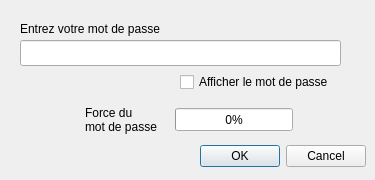
<?xml version="1.0" encoding="UTF-8"?>
<ui version="4.0">
 <class>PasswordDialog</class>
 <widget class="QDialog" name="PasswordDialog">
  <property name="geometry">
   <rect>
    <x>0</x>
    <y>0</y>
    <width>375</width>
    <height>180</height>
   </rect>
  </property>
  <property name="windowTitle">
   <string>PASSWORD</string>
  </property>
  <widget class="QDialogButtonBox" name="buttonBox">
   <property name="geometry">
    <rect>
     <x>25</x>
     <y>140</y>
     <width>341</width>
     <height>32</height>
    </rect>
   </property>
   <property name="orientation">
    <enum>Qt::Horizontal</enum>
   </property>
   <property name="standardButtons">
    <set>QDialogButtonBox::Cancel|QDialogButtonBox::Ok</set>
   </property>
  </widget>
  <widget class="QLabel" name="label">
   <property name="geometry">
    <rect>
     <x>20</x>
     <y>20</y>
     <width>161</width>
     <height>18</height>
    </rect>
   </property>
   <property name="text">
    <string>Entrez votre mot de passe</string>
   </property>
  </widget>
  <widget class="QLineEdit" name="passwordLineEdit">
   <property name="geometry">
    <rect>
     <x>20</x>
     <y>40</y>
     <width>321</width>
     <height>26</height>
    </rect>
   </property>
   <property name="echoMode">
    <enum>QLineEdit::Password</enum>
   </property>
  </widget>
  <widget class="QCheckBox" name="showPasswordCheckBox">
   <property name="geometry">
    <rect>
     <x>180</x>
     <y>70</y>
     <width>171</width>
     <height>24</height>
    </rect>
   </property>
   <property name="text">
    <string>Afficher le mot de passe</string>
   </property>
  </widget>
  <widget class="QLabel" name="strengthLabel">
   <property name="geometry">
    <rect>
     <x>85</x>
     <y>95</y>
     <width>90</width>
     <height>50</height>
    </rect>
   </property>
   <property name="text">
    <string>Force du
mot de passe</string>
   </property>
  </widget>
  <widget class="QProgressBar" name="strengthProgressBar">
   <property name="geometry">
    <rect>
     <x>175</x>
     <y>108</y>
     <width>118</width>
     <height>23</height>
    </rect>
   </property>
   <property name="value">
    <number>0</number>
   </property>
  </widget>
 </widget>
 <resources/>
 <connections>
  <connection>
   <sender>buttonBox</sender>
   <signal>accepted()</signal>
   <receiver>PasswordDialog</receiver>
   <slot>accept()</slot>
   <hints>
    <hint type="sourcelabel">
     <x>248</x>
     <y>254</y>
    </hint>
    <hint type="destinationlabel">
     <x>157</x>
     <y>274</y>
    </hint>
   </hints>
  </connection>
  <connection>
   <sender>buttonBox</sender>
   <signal>rejected()</signal>
   <receiver>PasswordDialog</receiver>
   <slot>reject()</slot>
   <hints>
    <hint type="sourcelabel">
     <x>316</x>
     <y>260</y>
    </hint>
    <hint type="destinationlabel">
     <x>286</x>
     <y>274</y>
    </hint>
   </hints>
  </connection>
 </connections>
</ui>
